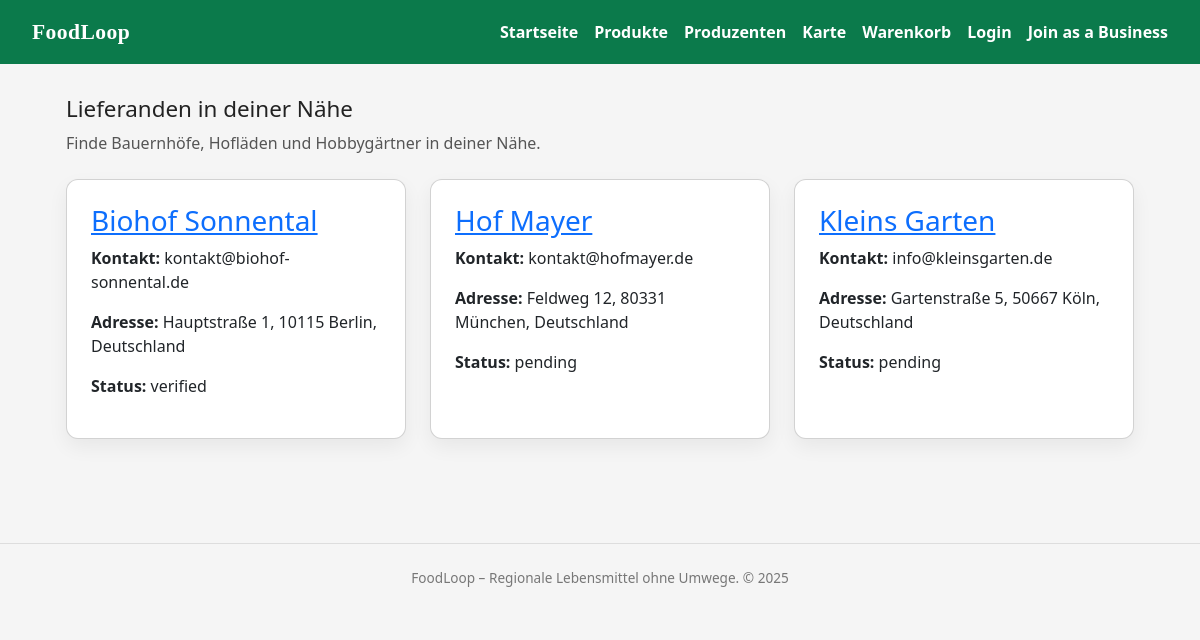
The app's page /producers, older data.
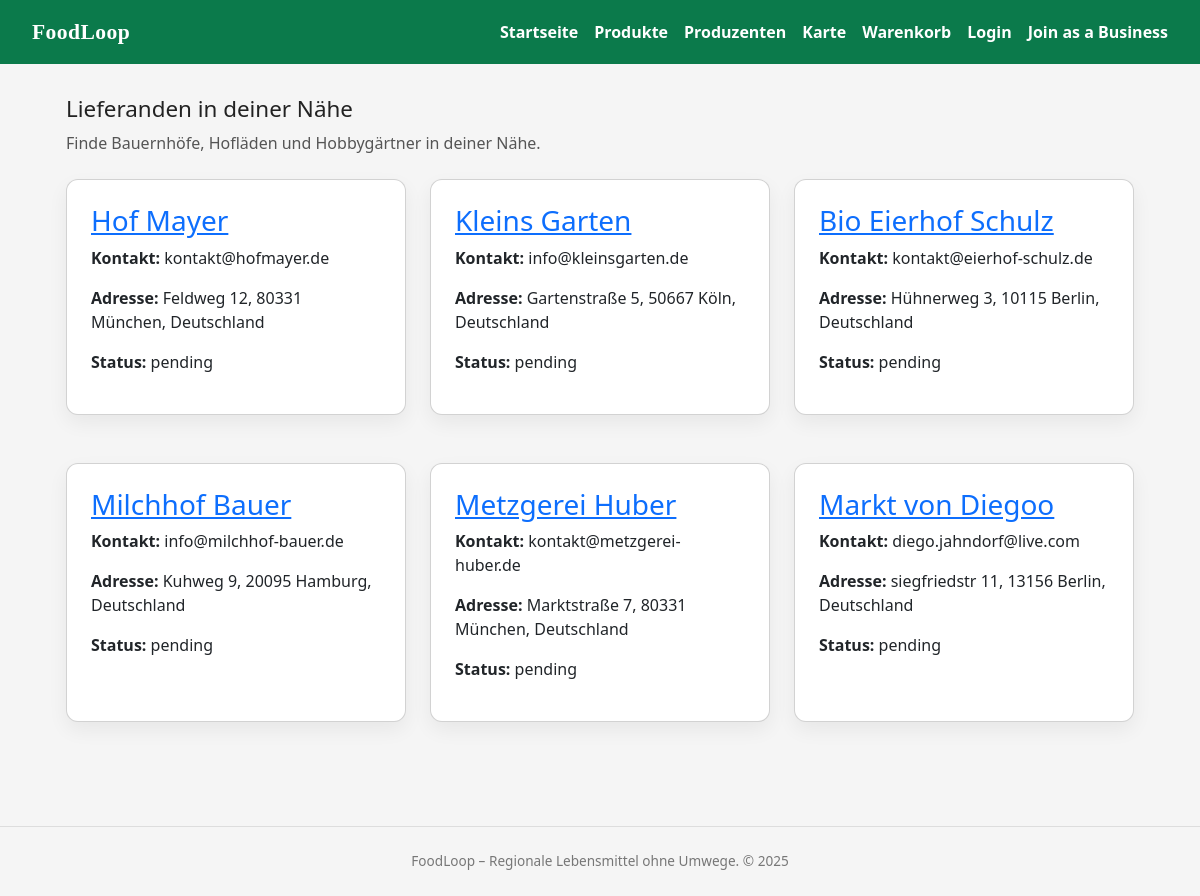
The same page, newer data.
### models.py (models this page shows)
class ProducerProfile(db.Model):
    __tablename__ = "producer_profile"
    producer_id = db.Column(db.Integer, primary_key=True)
    user_id = db.Column(
        db.Integer, db.ForeignKey("user.id"), nullable=False, unique=True
    )
    address_id = db.Column(
        db.Integer, db.ForeignKey("address.address_id"), nullable=True
    )
    display_name = db.Column(db.String(255), nullable=False)
    legal_name = db.Column(db.String(255), nullable=True)
    tax_id = db.Column(db.String(50), nullable=True)
    contact_email = db.Column(db.String(255), nullable=False)
    contact_phone = db.Column(db.String(50), nullable=True)
    verification_status = db.Column(
        db.String(20), nullable=False, default="pending"
    )
    created_at = db.Column(db.DateTime, default=datetime.utcnow, nullable=False)
    user = db.relationship("User", back_populates="producer_profile")
    products = db.relationship("Product", back_populates="producer", lazy="dynamic")
    address = db.relationship("Address", back_populates="producers")
    categories = db.relationship(
        "Category",
        secondary=producer_category,
        back_populates="producers",
        lazy="select",
    )

class Address(db.Model):
    __tablename__ = "address"
    address_id = db.Column(db.Integer, primary_key=True)
    street = db.Column(db.String(255), nullable=False)
    city = db.Column(db.String(100), nullable=False)
    zip = db.Column(db.String(20), nullable=False)
    country = db.Column(db.String(100), nullable=False)
    created_at = db.Column(db.DateTime, default=datetime.utcnow, nullable=False)
    customers = db.relationship(
        "CustomerProfile", back_populates="address", lazy="dynamic"
    )
    producers = db.relationship(
        "ProducerProfile", back_populates="address", lazy="dynamic"
    )

### app.py (the view)
@app.route("/producers")
def producers():
    producers = ProducerProfile.query.all()
    return render_template("producers.html", producers=producers, current_zip="", current_type="")

### templates/producers.html (shortened to what this page needs)
{% extends "base.html" %}
{% block content %}
<section>
    <h1 class="section-title">Lieferanden in deiner Nähe</h1>
    <p class="section-sub">
        Finde Bauernhöfe, Hofläden und Hobbygärtner in deiner Nähe.
    </p>
    <div class="grid">
        {% if producers %}
            {% for prod in producers %}
                <div class="card">
                    <h3>
                        <a href="{{ url_for('producer_detail', producer_id=prod.producer_id) }}">
                            {{ prod.display_name }}
                        </a>
                    </h3>
                    <p><strong>Kontakt:</strong> {{ prod.contact_email }}</p>
                    <p>
                        <strong>Adresse:</strong>
                        {% if prod.address %}
                            {{ prod.address.street }}, {{ prod.address.zip }} {{ prod.address.city }}, {{ prod.address.country }}
                        {% else %}
                            Keine Adresse hinterlegt
                        {% endif %}
                    </p>
                    <p><strong>Status:</strong> {{ prod.verification_status }}</p>
                </div>
            {% endfor %}
        {% else %}
            <div class="card">
                <p>Keine Produzenten gefunden.</p>
            </div>
        {% endif %}
    </div>
</section>
{% endblock %}

### templates/base.html (shortened to what this page needs)
<!DOCTYPE html>
<html lang="de">
<head>
    <link href="https://cdn.jsdelivr.net/npm/bootstrap@5.3.3/dist/css/bootstrap.min.css" rel="stylesheet">
    <link rel="stylesheet" href="{{ url_for('static', filename='css/main.css') }}">
</head>
<body>
    <header class="site-header {% block header_class %}{% endblock %}">
        <div class="logo">
            FoodLoop
        </div>
        <nav>
            <a href="{{ url_for('home') }}">Startseite</a>
            <a href="{{ url_for('products') }}">Produkte</a>
            <a href="{{ url_for('producers') }}">Produzenten</a>
            <a href="{{ url_for('maps') }}">Karte</a>
            <a href="{{ url_for('cart') }}">Warenkorb</a>
            {% if not current_user.is_authenticated %}
            <a href="{{ url_for('login') }}">Login</a>
            {% else %}
            <a href="{{ url_for('account') }}">Mein Konto</a>
            {% endif %}
            {% if current_user.is_authenticated and current_user.role == "PRODUCER" %}
            <a href="{{ url_for('business_account') }}">Dashboard</a>
            {% else %}
            <a href="{{ url_for('business') }}">Join as a Business</a>
            {% endif %}
        </nav>
    </header>
    <main class="{% block main_class %}{% endblock %}">
        {% block content %}{% endblock %}
    </main>
    <footer>
        FoodLoop – Regionale Lebensmittel ohne Umwege. &copy; {{ 2025 }}
    </footer>
</body>
</html>

### static/css/base.css (style rules this page uses)
body { font-family: system-ui, -apple-system, BlinkMacSystemFont, "Segoe UI", sans-serif; margin: 0; background: #f5f5f5; color: #222; overflow-x: hidden; }

### static/css/layout.css (style rules this page uses)
.site-header { background: #0b7a4b; color: white; padding: 1rem 2rem; display: flex; justify-content: space-between; align-items: center; }
.site-header nav { display: flex; align-items: center; gap: 1rem; flex-wrap: wrap; }
.site-header a { color: white; text-decoration: none; font-weight: 600; }
.logo { font-family: Georgia, "Times New Roman", Times, serif; font-weight: 900; font-size: 1.35rem; letter-spacing: 0.02em; color: white; }
main { max-width: 1100px; margin: 2rem auto; padding: 0 1rem 3rem; }
footer { text-align: center; padding: 1.5rem 1rem; color: #777; border-top: 1px solid #ddd; font-size: 0.85rem; }
.grid { display: grid; grid-template-columns: repeat(auto-fill, minmax(260px, 1fr)); gap: 1.5rem; max-width: 1100px; margin: 0 auto; }
.section-title { font-size: 1.4rem; margin-bottom: 0.5rem; }
.section-sub { color: #555; margin-bottom: 1.5rem; }

### static/css/components.css (style rules this page uses)
.card { background: white; border-radius: 0.75rem; padding: 1.5rem; box-shadow: 0 8px 20px rgba(0,0,0,0.06); margin-bottom: 1.5rem; }

Row changes from the older to the newer data that the page shows:
removed ProducerProfile: display_name "Biohof Sonnental", contact_email "kontakt@biohof-sonnental.de", address.street "Hauptstraße 1", address.zip "10115", address.city "Berlin", address.country "Deutschland", verification_status "verified"
added ProducerProfile: display_name "Bio Eierhof Schulz", contact_email "kontakt@eierhof-schulz.de", address.street "Hühnerweg 3", address.zip "10115", address.city "Berlin", address.country "Deutschland", verification_status "pending"
added ProducerProfile: display_name "Milchhof Bauer", contact_email "info@milchhof-bauer.de", address.street "Kuhweg 9", address.zip "20095", address.city "Hamburg", address.country "Deutschland", verification_status "pending"
added ProducerProfile: display_name "Metzgerei Huber", contact_email "kontakt@metzgerei-huber.de", address.street "Marktstraße 7", address.zip "80331", address.city "München", address.country "Deutschland", verification_status "pending"
added ProducerProfile: display_name "Markt von Diegoo", contact_email "diego.jahndorf@live.com", address.street "siegfriedstr 11", address.zip "13156", address.city "Berlin", address.country "Deutschland", verification_status "pending"
